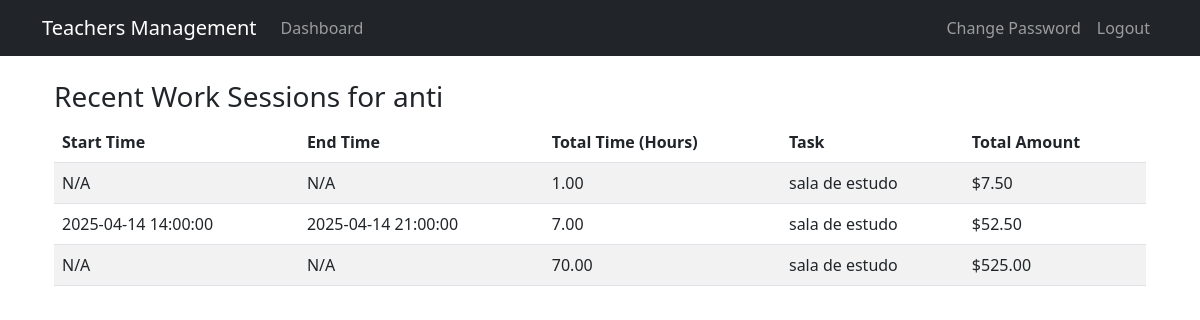
Page /dashboard/dashboard/recent-work-sessions/1/ (signed in) on the committed database.
### teachers_app/models.py (models this page shows, shortened)
class Teacher(models.Model):
    user = models.OneToOneField(CustomUser, on_delete=models.CASCADE)
    subjects = models.CharField(max_length=200, blank=True, help_text="Optional: List of subjects taught")
    def __str__(self):
        return f"{self.user.username} - {self.subjects}" if self.subjects else self.user.username

class CustomUser(AbstractUser):
    is_teacher = models.BooleanField(default=False)
    is_inspector = models.BooleanField(default=False)
    is_superuser = models.BooleanField(default=False)

class WorkSession(models.Model):
    ENTRY_TYPE_CHOICES = [
        ('manual', 'Manual Hours Input'),
        ('clock', 'Clock In/Out'),
        ('time_range', 'Time Range'),
    ]
    teacher = models.ForeignKey(Teacher, on_delete=models.CASCADE)
    task = models.ForeignKey(Task, on_delete=models.CASCADE)
    entry_type = models.CharField(max_length=10, choices=ENTRY_TYPE_CHOICES)
    manual_hours = models.DecimalField(max_digits=5, decimal_places=2, null=True, blank=True)
    clock_in = models.DateTimeField(null=True, blank=True)
    clock_out = models.DateTimeField(null=True, blank=True)
    start_time = models.DateTimeField(null=True, blank=True)
    end_time = models.DateTimeField(null=True, blank=True)
    created_at = models.DateTimeField(auto_now_add=True)
    total_amount = models.DecimalField(max_digits=10, decimal_places=2, null=True, blank=True)
    @property
    def calculated_hours(self):
        if self.entry_type == 'manual' and self.manual_hours:
            return self.manual_hours
        elif self.entry_type == 'clock' and self.clock_in and self.clock_out:
            duration = self.clock_out - self.clock_in
            return duration.total_seconds() / 3600  # Return hours
        elif self.entry_type == 'time_range' and self.start_time and self.end_time:
            duration = self.end_time - self.start_time
            return duration.total_seconds() / 3600  # Return hours
        return None  # Return None if no valid data
    def __str__(self):
        if self.entry_type == 'manual':
            return f"{self.teacher} - {self.task} - {self.manual_hours} hours"
        elif self.entry_type == 'time_range':
            return f"{self.teacher} - {self.task} - {self.start_time} to {self.end_time}"
        return f"{self.teacher} - {self.task} - {self.clock_in} to {self.clock_out}"

class Task(models.Model):
    name = models.CharField(max_length=100)
    hourly_rate = models.DecimalField(max_digits=10, decimal_places=2)
    description = models.TextField(blank=True)
    created_at = models.DateTimeField(auto_now_add=True)
    updated_at = models.DateTimeField(auto_now=True)
    def __str__(self):
        return f"{self.name} (${self.hourly_rate}/hour)"

### teachers_app/views.py (the view)
# urls.py: path('dashboard/recent-work-sessions/<int:teacher_id>/', views.recent_work_sessions, name='recent_work_sessions'),
@login_required
@user_passes_test(lambda u: u.is_superuser or u.is_teacher)  # Allow both roles to access
def recent_work_sessions(request, teacher_id=None):
    if not request.user.is_superuser:
        teacher = get_object_or_404(Teacher, user=request.user)
    else:
        teacher = get_object_or_404(Teacher, id=teacher_id)
    work_sessions = WorkSession.objects.filter(teacher=teacher).order_by('-created_at')[:10]
    print(f"Teacher: {teacher}")
    print(f"Work Sessions: {work_sessions}")
    context = {
        'teacher': teacher,
        'work_sessions': work_sessions,
    }
    return render(request, 'recent_work_sessions.html', context)

### templates/recent_work_sessions.html (shortened to what this page needs)
{% extends 'base.html' %}
{% block content %}
<div class="container">
    <h3>Recent Work Sessions for {{ teacher.user.username }}</h3>
    {% if work_sessions %}
    <table class="table table-striped">
        <thead>
        <tr>
            <th>Start Time</th>
            <th>End Time</th>
            <th>Total Time (Hours)</th>
            <th>Task</th>
            <th>Total Amount</th>
        </tr>
        </thead>
        <tbody>
        {% for session in work_sessions %}
        <tr>
            <td>
                {% if session.start_time %}
                {{ session.start_time|date:"Y-m-d H:i:s" }}
                {% else %}
                N/A
                {% endif %}
            </td>
            <td>
                {% if session.end_time %}
                {{ session.end_time|date:"Y-m-d H:i:s" }}
                {% else %}
                N/A
                {% endif %}
            </td>
            <td>
                {% if session.calculated_hours %}
                {{ session.calculated_hours|floatformat:2 }}
                {% else %}
                N/A
                {% endif %}
            </td>
            <td>{{ session.task.name }}</td>
            <td>${{ session.total_amount }}</td>
        </tr>
        {% endfor %}
        </tbody>
    </table>
    {% else %}
    <p>No recent work sessions found.</p>
    {% endif %}
</div>
{% endblock %}

### rows in the picture
Teacher: user.username "anti"
WorkSession: shows "N/A", calculated_hours "1.00", task.name "sala de estudo", total_amount "7.50"
WorkSession: start_time "2025-04-14 14:00:00", end_time "2025-04-14 21:00:00", calculated_hours "7.00", task.name "sala de estudo", total_amount "52.50"
WorkSession: shows "N/A", calculated_hours "70.00", task.name "sala de estudo", total_amount "525.00"
